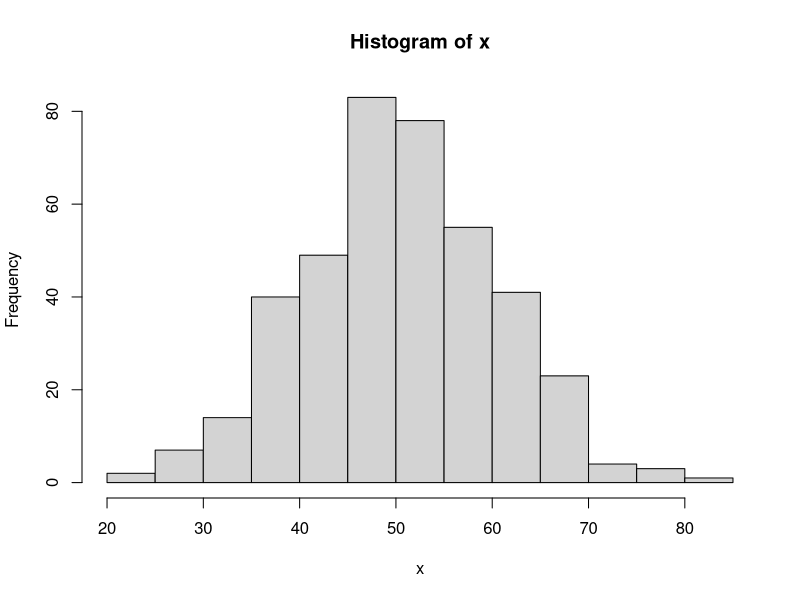

R code for this plot:
###### numbers #######

#######Genrate random numbers ###########

# uniform random number
runif(1) 
runif(4) 
runif(3, min = 0, max = 100)

floor(runif(3,min = 0, max = 101)) # get three integers from 0 to 100, never equal 101
sample(1:100, 3, replace = TRUE) # do the same thing, generate with replacement
sample(1:100, 3, replace = FALSE) # without replacement

# normal distribution generator
rnorm(4) # default is N(0,1)
rnorm(4, mean = 50, sd = 10)

x <- rnorm(400, mean = 50, sd = 10)
hist(x) # generate histogram to see the distribution

# generate repeatable sequence (so it's reproducible)
set.seed(423)
runif(3)

set.seed(423)
runif(3)

# round numbers
x <- seq(-2.5, 2.5, by=.5)
round(x) # round to the nearest, with 0.5 to the even number
ceiling(x) # round up
floor(x) # round down
trunc(x) # round towards zero

# round to other decimal places
x <- c(.001, .07, 1.2, 44.02, 738, 9927) 
round(x, digits = 1) # round to one decimal place
round(x, digits = -1) # round to tenth place
round(x/5)*5 # round to nearest 5
round(x/0.02)*0.02 # round to nearest 0.02

# compare floating numbers
0.3 == 3*.1 # false
(0.1+0.1+0.1) - 0.3 # not zero
x <- seq(0,1,by=0.1)
x
10*x - round(10*x) # not zero
# there is no universal solution to this problem because of the inherent storage format of floating numbers


